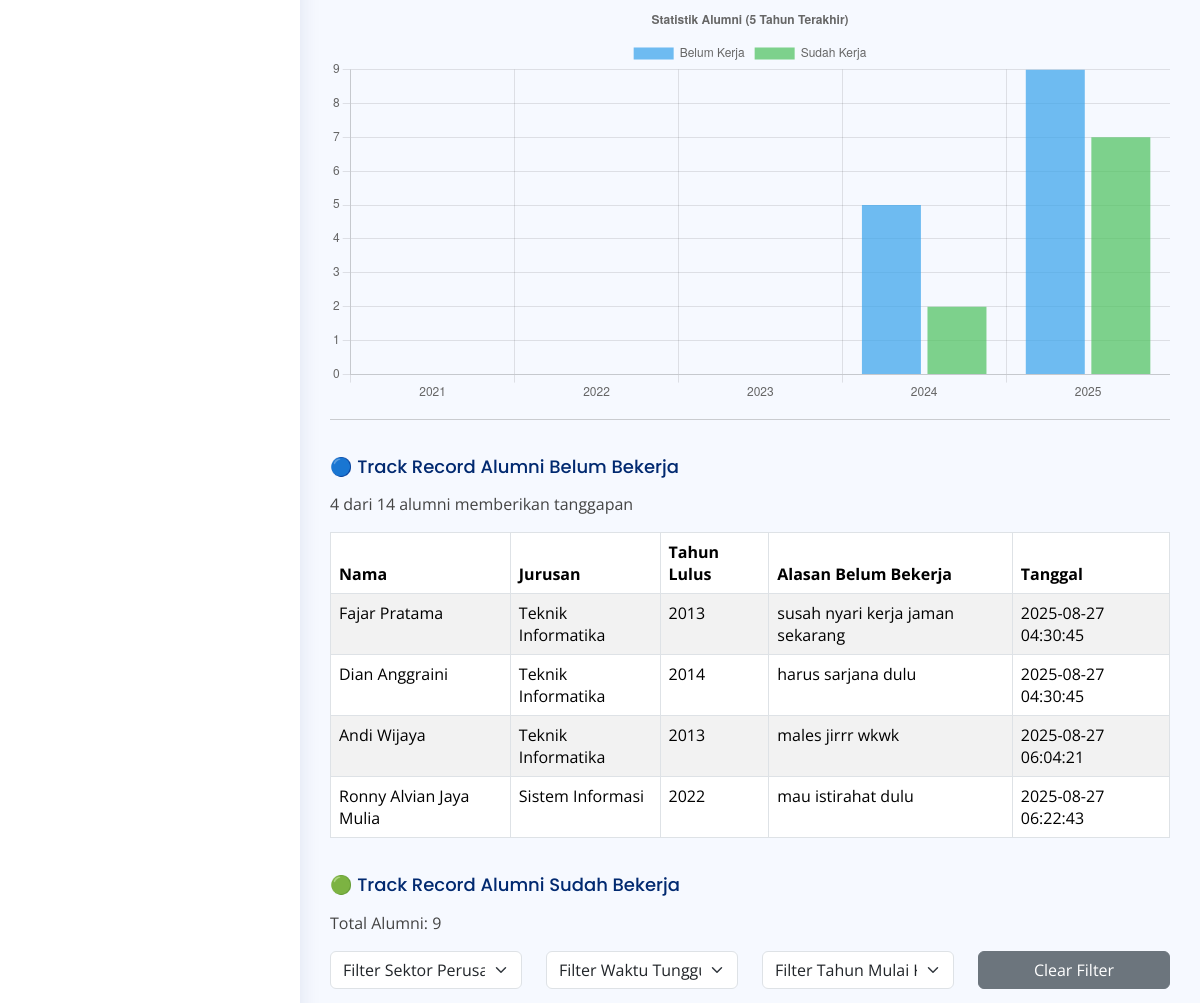
/alumni/dashboard/?menu=dashboard (signed in, middle part), run on an earlier commit of the app's database.
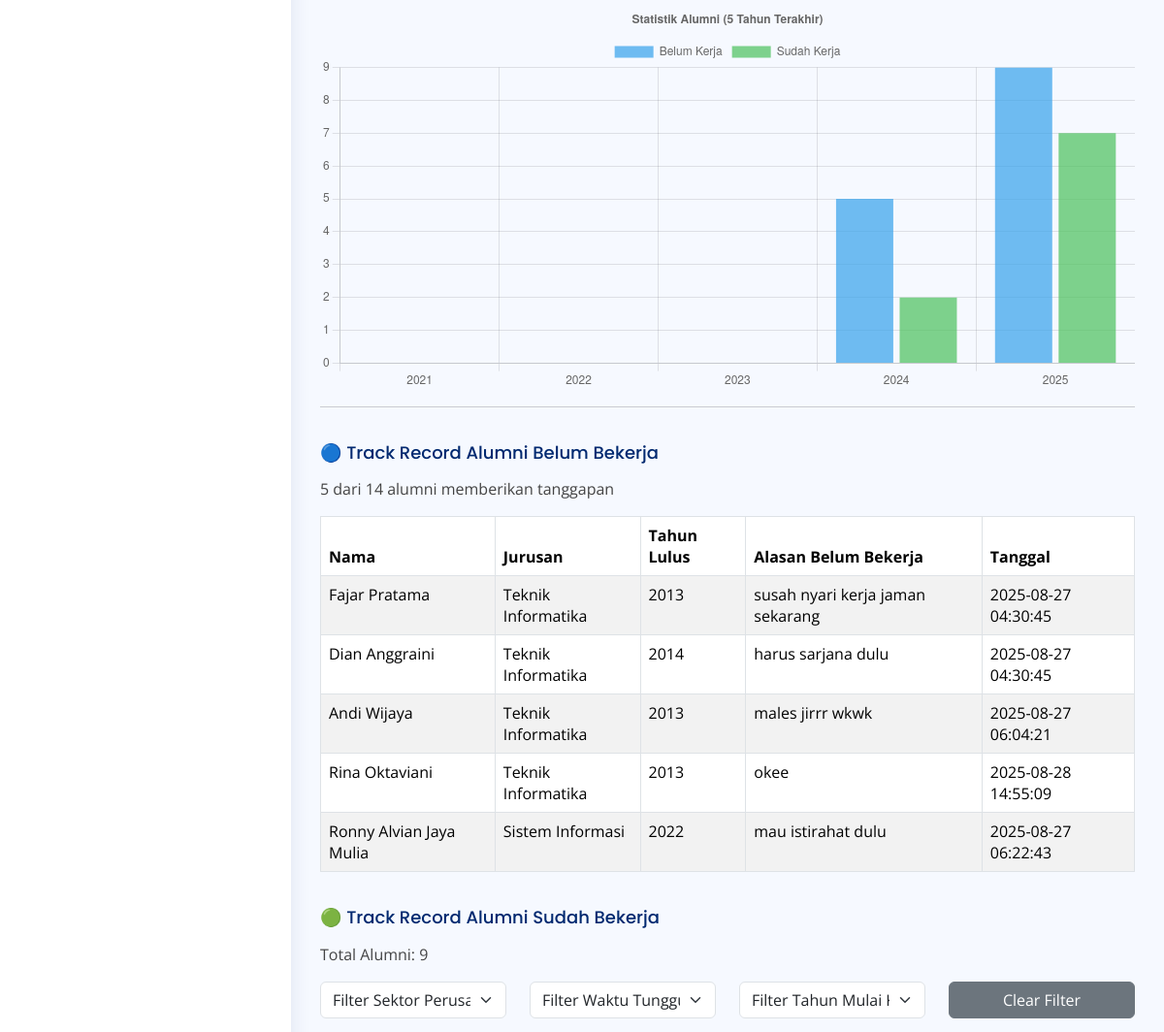
And on a later commit of the database.
### tables this page shows
CREATE TABLE `alumni` (
  `id_alumni` int NOT NULL AUTO_INCREMENT,
  `nisn` varchar(50) NOT NULL,
  `nama_lengkap` varchar(100) DEFAULT NULL,
  `tempat_lahir` varchar(100) DEFAULT NULL,
  `tgl_lahir` date DEFAULT NULL,
  `tahun_lulus` int DEFAULT NULL,
  `jurusan` varchar(50) NOT NULL,
  `alamat` varchar(100) DEFAULT NULL,
  `no_hp` varchar(100) DEFAULT NULL,
  `email` varchar(100) NOT NULL,
  `password` varchar(255) NOT NULL,
  `foto_alumni` varchar(100) NOT NULL,
  `created_at` timestamp NOT NULL DEFAULT CURRENT_TIMESTAMP,
  `updated_at` timestamp NOT NULL DEFAULT CURRENT_TIMESTAMP ON UPDATE CURRENT_TIMESTAMP,
  `work` tinyint(1) DEFAULT '0',
  `reason` text,
  PRIMARY KEY (`id_alumni`),
  UNIQUE KEY `NISN` (`nisn`),
  UNIQUE KEY `email` (`email`)
);

### db/db_koneksi.php (called while the page is built, shortened)
<?php
class db_koneksi
{
    private $koneksi;
    function __construct()
    {
        $server = '103.84.207.118';
        $username = 'tracerstudy';
        $password = 'TracerStudy12345*';
        $database = 'tracer_study';
        $this->koneksi = new mysqli($server, $username, $password, $database);
    }
    function get_data_alumni()
    {
        $stmt = $this->koneksi->prepare("SELECT * FROM alumni");
        $stmt->execute();
        $result = $stmt->get_result();
        return $result;
    }
    function get_data_alumni_no_work()
    {
        $stmt = $this->koneksi->prepare("SELECT * FROM alumni WHERE work = FALSE");
        $stmt->execute();
        $result = $stmt->get_result();
        return $result;
    }
}

### alumni/dashboard/dashboard.php (the view, shortened to what this page needs)
<div class="col-lg-12">
<canvas id="alumniChart" style="max-height:400px;"></canvas>
<hr>
<?php
$dataAlumniBelumKerja = $con->get_data_alumni_no_work();
$totalAlumniBelumKerja = 0;
$with_reasonAlumniBelumKerja = 0;
$alumniDenganReason = [];
while ($row = $dataAlumniBelumKerja->fetch_assoc()) {
    $totalAlumniBelumKerja++;
    if (!empty($row['reason'])) {
        $with_reasonAlumniBelumKerja++;
        $alumniDenganReason[] = [
            'nama' => $row['nama_lengkap'],
            'jurusan' => $row['jurusan'],
            'tahun_lulus' => $row['tahun_lulus'],
            'reason' => htmlspecialchars($row['reason']),
            'updated_at' => $row['updated_at']
        ];
    }
}
?>
<h5 class="card-title mb-0">🔵 Track Record Alumni Belum Bekerja</h5>
<p><?php echo $with_reasonAlumniBelumKerja; ?> dari <?php echo $totalAlumniBelumKerja; ?> alumni memberikan tanggapan</p>
<?php if (!empty($alumniDenganReason)) { ?>
<table class="table table-bordered table-striped">
    <thead>
        <tr>
            <th>Nama</th>
            <th>Jurusan</th>
            <th>Tahun Lulus</th>
            <th>Alasan Belum Bekerja</th>
            <th>Tanggal</th>
        </tr>
    </thead>
    <tbody>
        <?php foreach ($alumniDenganReason as $alumni) { ?>
        <tr>
            <td><?php echo $alumni['nama']; ?></td>
            <td><?php echo $alumni['jurusan']; ?></td>
            <td><?php echo $alumni['tahun_lulus']; ?></td>
            <td><?php echo $alumni['reason']; ?></td>
            <td><?php echo $alumni['updated_at']; ?></td>
        </tr>
        <?php } ?>
    </tbody>
</table>
<?php } else { ?>
<p><i>Tidak ada tanggapan yang diberikan</i></p>
<?php } ?>
<?php
$dataAlumniBekerja = $con->get_data_tracer_with_alumni();
$totalAlumniBekerja = 0;
$alumniCurrent = 0;
while ($row = $dataAlumniBekerja->fetch_assoc()) {
    if ($row['id_alumni'] != $alumniCurrent){
      $totalAlumniBekerja++;
      $alumniCurrent = $row['id_alumni'];
    }
}
?>
<h5 class="card-title mb-0">🟢 Track Record Alumni Sudah Bekerja</h5>
<p>Total Alumni: <?php echo $totalAlumniBekerja; ?></p>
<div class="row mb-3">
    <div class="col-md-3">
        <select id="filterSektor" class="form-select">
            <option value="">Filter Sektor Perusahaan</option>
        </select>
    </div>
    <div class="col-md-3">
        <select id="filterWaktu" class="form-select">
            <option value="">Filter Waktu Tunggu Kerja</option>
        </select>
    </div>
    <div class="col-md-3">
        <select id="filterMulai" class="form-select">
            <option value="">Filter Tahun Mulai Kerja</option>
        </select>
    </div>
    <div class="col-md-3 d-flex">
        <button id="clearFilter" class="btn btn-secondary w-100">Clear Filter</button>
    </div>
</div>

### alumni/dashboard/index.php (shortened to what this page needs)
<?php
include "../../db/db_koneksi.php";
$con = new db_koneksi;
?>
<?php
$currentYear = (int)date('Y');
$startYear   = $currentYear - 4;
$dataForChart = $con->get_data_alumni();
$stats = [];
for ($y = $startYear; $y <= $currentYear; $y++) {
  $stats[$y] = ['work_0' => 0, 'work_1' => 0];
}
while ($r = $dataForChart->fetch_assoc()) {
  $year = (int)date('Y', strtotime($r['updated_at']));
  if ($year >= $startYear && $year <= $currentYear) {
    $w = (int)$r['work'] === 1 ? 'work_1' : 'work_0';
    $stats[$year][$w]++;
  }
}
ksort($stats);
?>
<script>
// lempar ke JS sebagai variabel global
window.ALUMNI_STATS = <?= json_encode($stats) ?>;
window.ALUMNI_CHART_TITLE = 'Statistik Alumni (5 Tahun Terakhir)';
</script>
<!DOCTYPE html>
<html lang="en">
<head>
  <link href="../../assets/vendor/bootstrap/css/bootstrap.min.css" rel="stylesheet">
  <link href="../../assets/vendor/bootstrap-icons/bootstrap-icons.css" rel="stylesheet">
  <link href="../../assets/vendor/boxicons/css/boxicons.min.css" rel="stylesheet">
  <link href="../../assets/vendor/quill/quill.snow.css" rel="stylesheet">
  <link href="../../assets/vendor/quill/quill.bubble.css" rel="stylesheet">
  <link href="../../assets/vendor/remixicon/remixicon.css" rel="stylesheet">
  <link href="../../assets/vendor/simple-datatables/style.css" rel="stylesheet">
  <link href="../../assets/css/style.css" rel="stylesheet">
</head>
<body>
  <?php
  include "layouts/sidebar.php";
  ?>
  <main id="main" class="main">
    <section class="section dashboard">
      <div class="row">
        <?php
        switch ($_GET['menu']) {
          case 'dashboard':
            include "dashboard.php";
            break;
        }
        ?>
      </div>
    </section>
  </main>
</body>
</html>

### alumni/dashboard/layouts/sidebar.php (shortened to what this page needs)
<aside id="sidebar" class="sidebar">
</aside>

### assets/css/style.css (style rules this page uses)
:root { scroll-behavior: smooth; }
body { font-family: "Open Sans", sans-serif; background: #f6f9ff; color: #444444; }
h1, h2, h3, h4, h5, h6 { font-family: "Nunito", sans-serif; }
#main { margin-top: 60px; padding: 20px 30px; transition: all 0.3s; }
.card-title { padding: 20px 0 15px 0; font-size: 18px; font-weight: 500; color: #012970; font-family: "Poppins", sans-serif; }
.sidebar { position: fixed; top: 60px; left: 0; bottom: 0; width: 300px; z-index: 996; transition: all 0.3s; padding: 20px; overflow-y: auto; scrollbar-width: thin; scrollbar-color: #aab7cf transparent; box-shadow: 0px 0px 20px rgba(1, 41, 112, 0.1); background-color: #fff; }
@media (min-width: 1200px) { #main, #footer { margin-left: 300px; } }

What changed in the data, as far as the page shows it:
now on this page (row edited): alumni: nama_lengkap "Rina Oktaviani", jurusan "Teknik Informatika", tahun_lulus "2013", reason "okee", updated_at "2025-08-28 14:55:09"
Also different on the page:
$with_reasonAlumniBelumKerja: "4" → "5"
